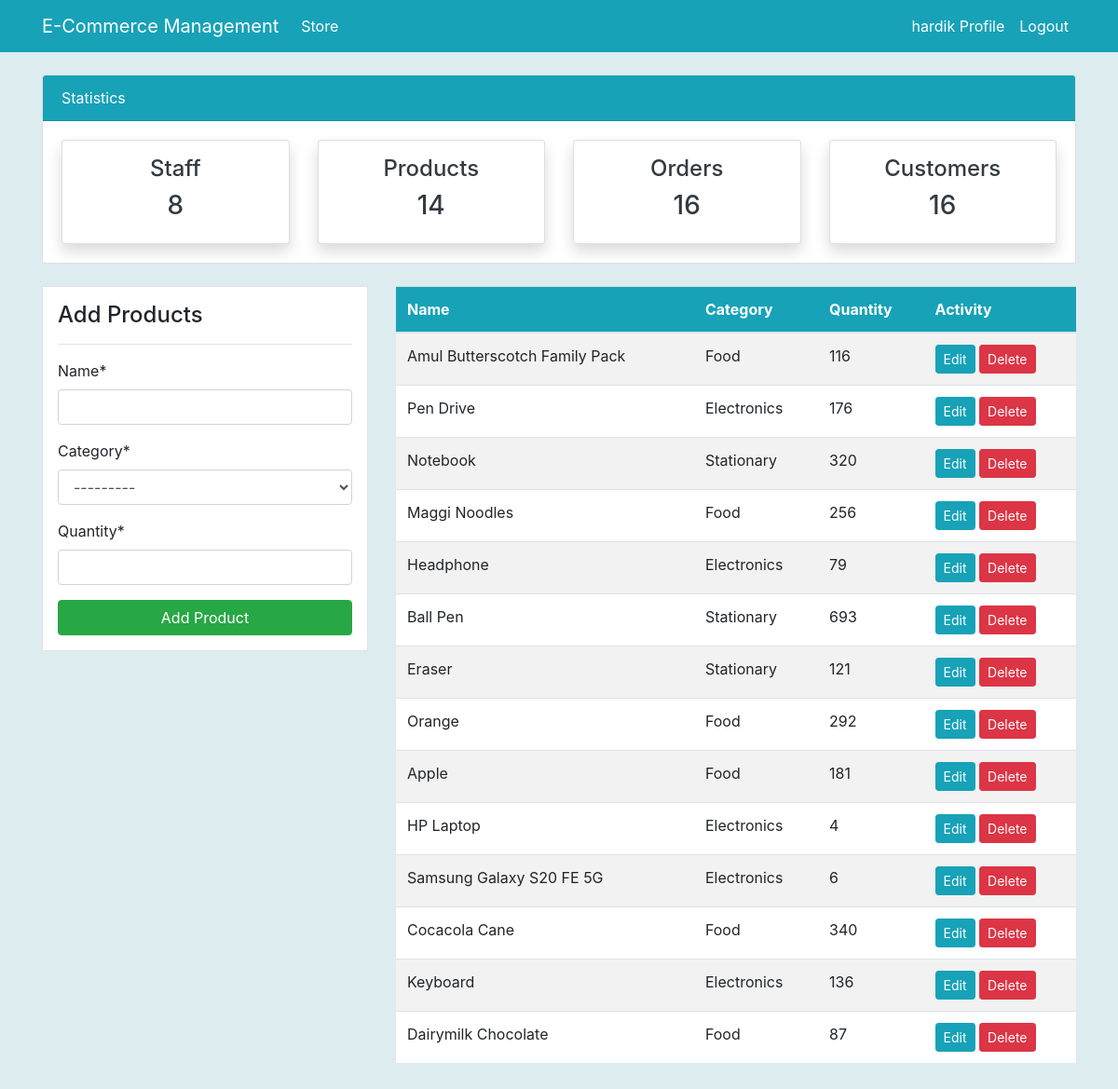
The app's page /product/ (signed in) with its own data.
### store/models.py (models this page shows, shortened)
class Product(models.Model):
    CATEGORY = [
        ("Stationary", "Stationary"),
        ("Electronics", "Electronics"),
        ("Food", "Food"),
    ]
    name = models.CharField(max_length=255, null=True)
    category = models.CharField(max_length=255, choices=CATEGORY, null=True)
    quantity = models.PositiveIntegerField(null=True)

### store/views.py (the view)
# urls.py: path("product/", views.product, name="store-product"),
@login_required
def product(request):
    items = Product.objects.all()
    if request.method == "POST":
        form = ProductForm(request.POST)
        if form.is_valid():
            form.save()
            product_name = form.cleaned_data.get("name")
            messages.success(request, f"{product_name} added successfully")
            return redirect("store-product")
    else:
        form = ProductForm()
    context = {
        "items": items,
        "form": form,
    }
    context.update(nav_items())
    return render(request, "product.html", context)

### store/forms.py
class ProductForm(forms.ModelForm):
    class Meta:
        model = Product
        fields = ["name", "category", "quantity"]

### store/views.py (called while the page is built)
def nav_items():
    orders_count = Order.objects.all().count()
    products_count = Product.objects.all().count()
    workers_count = User.objects.all().count()
    customers_count = Customer.objects.count()
    data = {
        "orders_count": orders_count,
        "workers_count": workers_count,
        "products_count": products_count,
        "customers_count": customers_count,
    }
    return data

### store/templates/product.html (shortened to what this page needs)
{% extends "base.html" %}
{% load crispy_forms_tags %}
{% block content %}
  {% include "top_nav.html" %}
<div class="container">
  <div class="row my-4">
    <div class="col-md-4">
      <div class="border bg-white p-3">
        <h4>Add Products</h4>
        <hr>
        <form method="post">
          {{form|crispy}}
          <input class="btn btn-success btn-block" type="submit" value="Add Product">
        </form>
      </div>
    </div>
    <div class="col-md-8">
      <table class="table table-striped bg-white">
        <thead class="bg-info">
          <tr class="text-white">
            <th scope="col">Name</th>
            <th scope="col">Category</th>
            <th scope="col">Quantity</th>
            <th scope="col">Activity</th>
          </tr>
        </thead>
        <tbody>
          {% for item in items %}
          <tr>
            <td>{{item.name}}</td>
            <td>{{item.category}}</td>
            <td>{{item.quantity}}</td>
            <td>
              <a class="btn btn-info btn-sm" href="{% url 'store-product-update' item.id %}">Edit</a>
              <a class="btn btn-danger btn-sm" href="{% url 'store-product-delete' item.id %}">Delete</a>
            </td>
          </tr>
          {% endfor %}
        </tbody>
      </table>
    </div>
  </div>
</div>
{% endblock content %}

### templates/base.html (shortened to what this page needs)
{% load static %}
<!doctype html>
<html lang="en">
<head>
  <link rel="stylesheet" href="https://cdn.jsdelivr.net/npm/bootstrap@4.6.2/dist/css/bootstrap.min.css"
>
  <link rel="stylesheet" href="{% static 'css/style.css' %}">
</head>
<body>
  {% include "nav.html" %}
  {% block content %}
  {% endblock content %}
</body>
</html>

### templates/nav.html (shortened to what this page needs)
<nav class="navbar navbar-expand-lg navbar-info bg-info">
  {% if user.is_authenticated %}
  <div class="container">
    <a class="navbar-brand text-white" href="{% url 'store-index' %}">E-Commerce Management</a>
    <div class="collapse navbar-collapse" id="navbarSupportedContent">
      <ul class="navbar-nav mr-auto">
        <li class="nav-item active">
          <a class="nav-link text-white" href="{% url 'store-index' %}">Store <span class="sr-only">(current)</span></a>
        </li>
      </ul>
      <ul class="navbar-nav ml-auto">
        <li class="nav-item active">
          <a class="nav-link text-white" href="{% url 'user-profile' %}">{{user.username}} Profile </a>
        </li>
        <li class="nav-item">
          <a class="nav-link text-white" href="{% url 'user-logout' %}">Logout</a>
        </li>
      </ul>
  {% endif %}
</nav>

### templates/top_nav.html (shortened to what this page needs)
<div class="container">
  <div class="row mt-4">
    <div class="col-md-12">
      <div class="card">
        <div class="card-header bg-info text-white">
          Statistics
        </div>
        <div class="card-body">
          <div class="row">
            <div class="col-md-3">
              <a class="text-decoration-none text-dark" href="{% url 'store-staff' %}">
                <div class="card my-card shadow text-center p-3">
                  <h4>Staff </h4>
                  <h3>{{workers_count}}</h3>
                </div>
              </a>
            </div>
            <div class="col-md-3">
              <a class="text-decoration-none text-dark" href="{% url 'store-product' %}">
                <div class="card my-card shadow text-center p-3">
                  <h4>Products </h4>
                  <h3>{{products_count}}</h3>
                </div>
              </a>
            </div>
            <div class="col-md-3">
              <a class="text-decoration-none text-dark" href="{% url 'store-order' %}">
                <div class="card my-card shadow text-center p-3">
                  <h4>Orders </h4>
                  <h3>{{orders_count}}</h3>
                </div>
              </a>
            </div>
            <div class="col-md-3">
              <a class="text-decoration-none text-dark" href="{% url 'store-customer' %}">
                <div class="card my-card shadow text-center p-3">
                  <h4>Customers </h4>
                  <h3>{{customers_count}}</h3>
                </div>
              </a>
            </div>
          </div>
        </div>
      </div>
    </div>
  </div>
</div>

### static/css/style.css (style rules this page uses)
body { background: #DCECEF; ; }

### records on screen
Product: name "Amul Butterscotch Family Pack", category "Food", quantity "116"
Product: name "Pen Drive", category "Electronics", quantity "176"
Product: name "Notebook", category "Stationary", quantity "320"
Product: name "Maggi Noodles", category "Food", quantity "256"
Product: name "Headphone", category "Electronics", quantity "79"
Product: name "Ball Pen", category "Stationary", quantity "693"
Product: name "Eraser", category "Stationary", quantity "121"
Product: name "Orange", category "Food", quantity "292"
Product: name "Apple", category "Food", quantity "181"
Product: name "HP Laptop", category "Electronics", quantity "4"
Product: name "Samsung Galaxy S20 FE 5G", category "Electronics", quantity "6"
Product: name "Cocacola Cane", category "Food", quantity "340"
Product: name "Keyboard", category "Electronics", quantity "136"
Product: name "Dairymilk Chocolate", category "Food", quantity "87"

### other values on screen
{{ user.username }} "hardik"
{{ workers_count }} "8"
{{ products_count }} "14"
{{ orders_count }} "16"
{{ customers_count }} "16"
